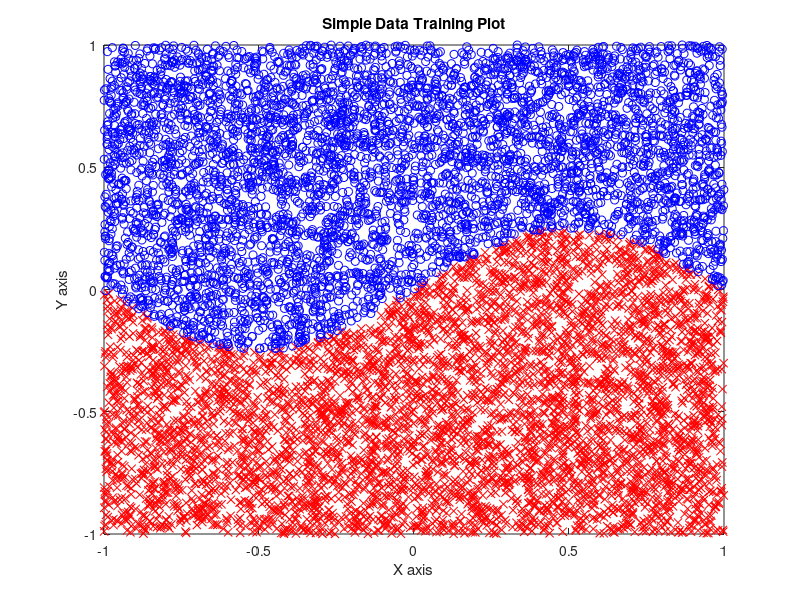

This figure's MATLAB source: (Note: this script raises an error after producing the figure.)
%% 
% Create training and test sets for the simple CNTK demo. Plot the results
% Create 2-dimensional data for the testing the CNTK Toolkit

N = 10000;
x = 2*(rand(N,1) - 0.5);            % Uniform from -1 to 1
y = 2*(rand(N,1) - 0.5);            % Uniform from -1 to 1

label = 0.25*sin(2*pi*0.5*x) > y;   % Sinusoidal decision boundary

%%
% Plot the training data
figure(1);
plot(x(label), y(label), 'rx', ...
    x(~label), y(~label), 'bo');
xlabel('X axis');
ylabel('Y axis');
title('Simple Data Training Plot');

print -dpng SimpleDemoData

%%
% Dump the data to a file. Label needs to be an integer so we can't just
% dump the entire array at once.
fp = fopen('SimpleDataTrain.txt','w');
for i=1:N
    fprintf(fp, '%g %g %d\n', x(i), y(i), label(i));
end
fclose(fp);

%%
% Create a uniform grid of test data.  This is easier to plot than the
% training data.
testDelta = 0.01;
testMax = 1;
testPoints = [-testMax:testDelta:testMax];
testN = length(testPoints);
[testX, testY] = meshgrid(testPoints, testPoints);
fp = fopen('SimpleDataTest.txt','w');
for i=1:length(testX(:))
    fprintf(fp, '%g %g %d\n', testX(i), testY(i), 0);
end
fclose(fp);

%% 
% 
% Run CNTK here.
% The rest of the command in this file plot the results.

%%
load SimpleDataTrain.txt
load SimpleDataTest.txt
load SimpleOutput.ScaledLogLikelihood

%%
figure(2);
if 0
    % Plot each test point.
    pos = SimpleOutput(:,1)>SimpleOutput(:,2);
	plot(SimpleDataTest(pos,1), SimpleDataTest(pos,2), 'rx', ...
        SimpleDataTest(~pos,1), SimpleDataTest(~pos,2), 'bo')
else
    data=reshape(SimpleOutput(:,1), testN, testN);
    imagesc(testPoints, testPoints, data);
    axis xy
    colorbar
    title('Output 2 from DNN');
    [m,i] = min(data.^2);
    hold on; plot(testPoints, testPoints(i), '--'); hold off
end
print -dpng SimpleDemoOutput

%%
% Capture the training error rate information from the log file.
fp = fopen('Demo_Simple_Demo_Simple_Demo_Output.log', 'r');
if fp
    clear trainingError
    while true
        theLine = fgets(fp);
        if isempty(theLine) || theLine(1) == -1
            break;
        end
        % Look for the message at the end of each epoch.
        if strncmp(theLine, 'Finished ', length('Finished '))
            try
                % Pick out the epoch number and training error
                strToks = regexprep(theLine, ...
                    '.*Epoch\[(\d*)].*EvalErr Per Sample = (.*) +Ave Learn.*', ...
                    '$1 $2');
                numericToks = str2num(strToks);
                trainingError(numericToks(1)) = numericToks(2);
            catch e
                % Ignore lines we can't read
            end
        end
    end
    fclose(fp);
else
    fprintf('Can not find the demo training log\n');
end

%% 
figure(3);
loglog(trainingError)
title('Performance of Simple Demo');
xlabel('Epoch Number');
ylabel('Average Error Rate (training data)');

print -dpng SimpleDemoErrorRate

